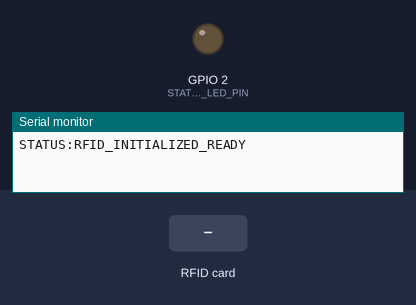
The sketch below on a simulated ESP32. Parts: output pins drawn as LEDs (lit = HIGH), the last lines printed to the serial monitor. Inputs (shaded band) come from the test bench.

Above: at 1.5 s.
1.6 s: RFID card 5E 7A 19 C4 held to the reader
At 1.66 s:
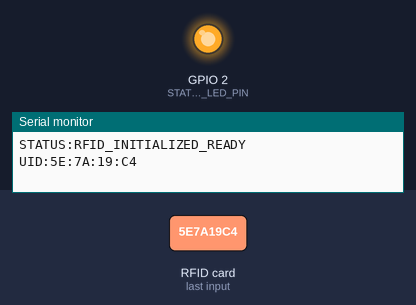
Timing chart, 0 to 4.6 s (numbered marks = the images above; inputs shaded):
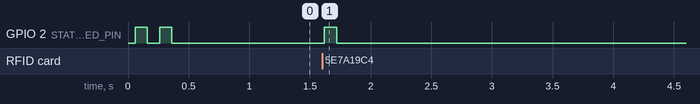

The sketch:

esp32_rc522.ino
```cpp
/*
 * ==================================================================================
 * Smart Attendance System — RFID RC522 & ESP32-S Firmware
 * الجامعة التقنية الوسطى / كلية البوليتكنك — Middle Technical University
 *
 * Hardware:
 *   - ESP32-S / ESP32-WROOM-32 Microcontroller
 *   - MFRC522 RFID 13.56 MHz Reader Module
 *   - Onboard Status LED (GPIO 2)
 *
 * Pin Connections (Standard ESP32 VSPI Hardware SPI):
 *   --------------------------------------------------------
 *   RC522 Pin    | ESP32-S GPIO    | Description
 *   -------------+-----------------+-----------------------
 *   3.3V (VCC)   | 3V3             | Power (CRITICAL: 3.3V ONLY, NEVER 5V!)
 *   RST          | GPIO 22         | Reset
 *   GND          | GND             | Common Ground
 *   MISO         | GPIO 19         | SPI Master In Slave Out (VSPI MISO)
 *   MOSI         | GPIO 23         | SPI Master Out Slave In (VSPI MOSI)
 *   SCK          | GPIO 18         | SPI Clock (VSPI SCK)
 *   SDA (SS)     | GPIO 5          | SPI Chip Select / Slave Select (VSPI SS)
 *   --------------------------------------------------------
 *
 * Serial Communication:
 *   - Baud Rate: 115200 bps
 *   - Output Format: Strictly "UID:XX:XX:XX:XX" (Uppercase 2-digit Hex bytes)
 *   - Example: UID:3A:5B:92:F1
 *   - Hardware Port: COM5 (or assigned USB Serial Port)
 *
 * Built-in Features:
 *   - Non-blocking millisecond debounce cooldown (prevents duplicate serial spam)
 *   - Hardware LED confirmation pulse upon card detection
 *   - Auto PICC halt and crypto stop to avoid card lockups
 * ==================================================================================
 */

#include <SPI.h>
#include <MFRC522.h>

// ----------------------------------------------------------------------------------
// Pin Configurations
// ----------------------------------------------------------------------------------
#define SS_PIN          5     // RC522 SDA / SS (Slave Select)
#define RST_PIN         22    // RC522 RST (Reset)
#define STATUS_LED_PIN  2     // Onboard Blue LED on ESP32 (GPIO 2)

// ----------------------------------------------------------------------------------
// Timing & Cooldown Constants (Non-blocking)
// ----------------------------------------------------------------------------------
const unsigned long SCAN_COOLDOWN_MS = 1500;  // 1.5 seconds cooldown between identical card scans
const unsigned long LED_PULSE_MS     = 100;   // Visual confirmation blip duration

// ----------------------------------------------------------------------------------
// Global Objects & State Variables
// ----------------------------------------------------------------------------------
MFRC522 rfid(SS_PIN, RST_PIN);

unsigned long lastScanTime = 0;
String lastScannedUID = "";
unsigned long ledTurnOffTime = 0;
bool ledActive = false;

// ----------------------------------------------------------------------------------
// Setup
// ----------------------------------------------------------------------------------
void setup() {
  // Initialize Serial interface at high-speed 115200 baud
  Serial.begin(115200);
  while (!Serial && millis() < 3000) {
    ; // Wait briefly for USB Serial interface to enumerate
  }

  // Initialize LED pin for visual feedback
  pinMode(STATUS_LED_PIN, OUTPUT);
  digitalWrite(STATUS_LED_PIN, LOW);

  // Initialize SPI bus with standard ESP32 VSPI pins (SCK: 18, MISO: 19, MOSI: 23, SS: 5)
  SPI.begin(18, 19, 23, 5);

  // Initialize MFRC522 RFID reader
  rfid.PCD_Init();
  delay(10); // Settle time

  // Read & verify RFID reader firmware version to ensure wiring is correct
  byte version = rfid.PCD_ReadRegister(rfid.VersionReg);
  if (version == 0x00 || version == 0xFF) {
    Serial.println("STATUS:ERROR_RC522_NOT_DETECTED - Check wiring to GPIO 5, 18, 19, 22, 23");
  } else {
    Serial.println("STATUS:RFID_INITIALIZED_READY");
  }

  // Quick dual-blink to show hardware startup complete
  digitalWrite(STATUS_LED_PIN, HIGH);
  delay(100);
  digitalWrite(STATUS_LED_PIN, LOW);
  delay(100);
  digitalWrite(STATUS_LED_PIN, HIGH);
  delay(100);
  digitalWrite(STATUS_LED_PIN, LOW);
}

// ----------------------------------------------------------------------------------
// Main Loop (100% Non-blocking)
// ----------------------------------------------------------------------------------
void loop() {
  // Non-blocking timer to turn off status LED after pulse
  if (ledActive && (millis() >= ledTurnOffTime)) {
    digitalWrite(STATUS_LED_PIN, LOW);
    ledActive = false;
  }

  // Check if a new RFID card/tag is present on the RF antenna
  if (!rfid.PICC_IsNewCardPresent()) {
    return;
  }

  // Read card serial number
  if (!rfid.PICC_ReadCardSerial()) {
    return;
  }

  // Format detected UID strictly as "UID:XX:XX:XX:XX"
  String currentUID = "UID:";
  for (byte i = 0; i < rfid.uid.size; i++) {
    if (i > 0) {
      currentUID += ":";
    }
    if (rfid.uid.uidByte[i] < 0x10) {
      currentUID += "0";
    }
    currentUID += String(rfid.uid.uidByte[i], HEX);
  }
  currentUID.toUpperCase();

  unsigned long now = millis();

  // Cooldown filter: Prevent duplicate serial spam if card lingers on reader
  if ((currentUID == lastScannedUID) && (now - lastScanTime < SCAN_COOLDOWN_MS)) {
    // Card is still resting on the sensor within the cooldown window — ignore
  } else {
    // Valid new card scan! Send payload strictly over Serial to COM5
    Serial.println(currentUID);
    lastScannedUID = currentUID;
    lastScanTime = now;

    // Trigger visual LED pulse
    digitalWrite(STATUS_LED_PIN, HIGH);
    ledTurnOffTime = now + LED_PULSE_MS;
    ledActive = true;
  }

  // Halt PICC and stop encryption on PCD to prepare for subsequent scans cleanly
  rfid.PICC_HaltA();
  rfid.PCD_StopCrypto1();
}
```

Measured:
- after the input at 1.6 s, GPIO 2 (STATUS_LED_PIN): LOW → HIGH at once, → LOW 0.10 s later
